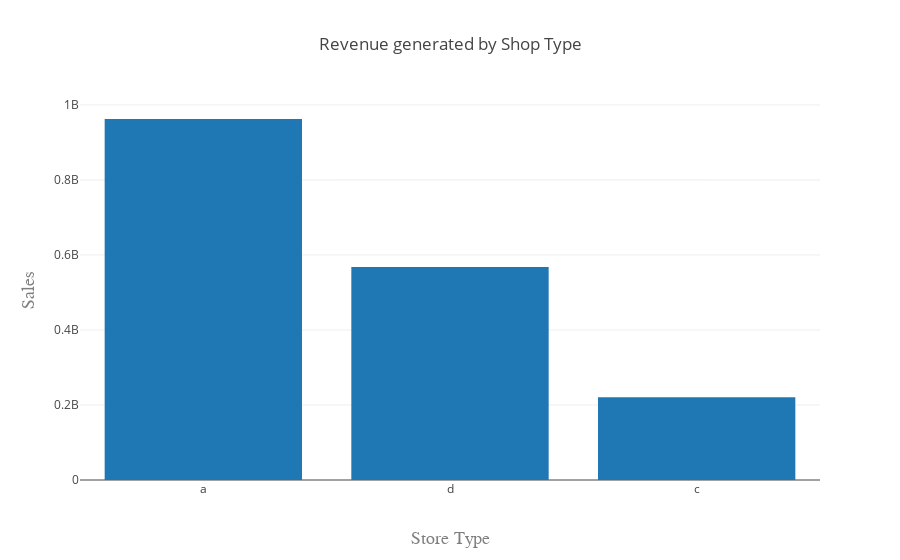

This figure's notebook cell:
### Markdown cell above
*** Revenue by store type ***

### Code cell
#Sum the train dataframe by store number summing up the others columns 
trainsumbystore = train.groupby('Store').sum().reset_index()
 
#Merge the two datasets 

mergedtable = pd.merge(trainsumbystore, store, on='Store')

salesstoretype= mergedtable[['StoreType', 'Sales']]
salesstoretype= salesstoretype.groupby('StoreType').sum().sort_values(by='Sales',ascending=False)
salesstoretype= salesstoretype.reset_index()



trace1 = go.Bar(
    x=salesstoretype[('StoreType')],
    y=salesstoretype[('Sales')],
    name='Name of Trace 1'
)

data = [trace1]

layout = go.Layout(
    title='Revenue generated by Shop Type',
    xaxis=dict(
        title='Store Type',
        titlefont=dict(
            family='Courier New, monospace',
            size=18,
            color='#7f7f7f'
        )
    ),
    yaxis=dict(
        title='Sales',
        autorange = True,
        titlefont=dict(
            family='Courier New, monospace',
            size=18,
            color='#7f7f7f'
        )
    )
)
fig = go.Figure(data=data, layout=layout)

fig.iplot()
#plot_url = py.plot(fig, filename='styling-names')
                   
#salesstoretype.iplot(colorscale='spectral', kind= 'bar', y= 'Sales', layout=layout)

### Figure 1 — Plotly figure (JSON) as saved in the notebook; plotly's stock layout.template omitted (floating-point values rounded to 4 significant figures)
{"data": [{"name": "Name of Trace 1", "type": "bar", "x": ["a", "d", "c"], "y": [962445137, 567836385, 220746618]}], "layout": {"title": "Revenue generated by Shop Type", "xaxis": {"title": "Store Type", "titlefont": {"color": "#7f7f7f", "family": "Courier New, monospace", "size": 18}}, "yaxis": {"autorange": true, "title": "Sales", "titlefont": {"color": "#7f7f7f", "family": "Courier New, monospace", "size": 18}}}}
